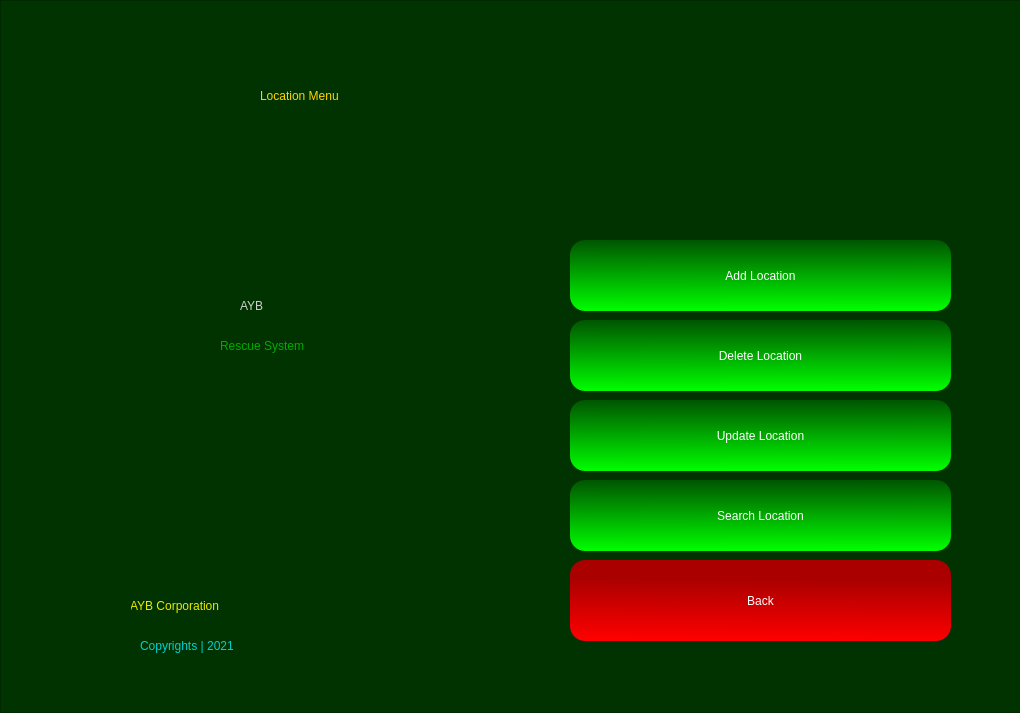
<?xml version="1.0" encoding="UTF-8"?>
<ui version="4.0">
 <class>Form</class>
 <widget class="QWidget" name="Form">
  <property name="geometry">
   <rect>
    <x>0</x>
    <y>0</y>
    <width>1020</width>
    <height>713</height>
   </rect>
  </property>
  <property name="windowTitle">
   <string>Form</string>
  </property>
  <widget class="QFrame" name="frame">
   <property name="geometry">
    <rect>
     <x>0</x>
     <y>0</y>
     <width>1022</width>
     <height>713</height>
    </rect>
   </property>
   <property name="styleSheet">
    <string notr="true">QFrame{

background-color: rgb(0, 51, 0);
color: rgb(0,255,0);

}
</string>
   </property>
   <property name="frameShape">
    <enum>QFrame::StyledPanel</enum>
   </property>
   <property name="frameShadow">
    <enum>QFrame::Raised</enum>
   </property>
   <widget class="QLabel" name="label_2">
    <property name="geometry">
     <rect>
      <x>70</x>
      <y>210</y>
      <width>211</width>
      <height>181</height>
     </rect>
    </property>
    <property name="styleSheet">
     <string notr="true">background-image: url(:/newPrefix/—Pngtree—red and black logo_5517319.png);</string>
    </property>
    <property name="text">
     <string/>
    </property>
    <property name="pixmap">
     <pixmap resource="mainLogo.qrc">:/newPrefix/—Pngtree—red and black logo_5517319.png</pixmap>
    </property>
    <property name="scaledContents">
     <bool>true</bool>
    </property>
   </widget>
   <widget class="QLabel" name="label_4">
    <property name="geometry">
     <rect>
      <x>240</x>
      <y>280</y>
      <width>191</width>
      <height>51</height>
     </rect>
    </property>
    <property name="styleSheet">
     <string notr="true">font: 87 36pt &quot;Arial Black&quot;;
color: rgb(207, 207, 207);</string>
    </property>
    <property name="text">
     <string>AYB</string>
    </property>
   </widget>
   <widget class="QLabel" name="label_3">
    <property name="geometry">
     <rect>
      <x>220</x>
      <y>330</y>
      <width>231</width>
      <height>31</height>
     </rect>
    </property>
    <property name="styleSheet">
     <string notr="true">font: 25 20pt &quot;Bahnschrift Light&quot;;
color: rgb(0, 170, 0);</string>
    </property>
    <property name="text">
     <string>Rescue System</string>
    </property>
   </widget>
   <widget class="QLabel" name="label_5">
    <property name="geometry">
     <rect>
      <x>260</x>
      <y>70</y>
      <width>491</width>
      <height>51</height>
     </rect>
    </property>
    <property name="styleSheet">
     <string notr="true">font: 87 36pt &quot;Arial Black&quot;;
color: rgb(255, 213, 0);</string>
    </property>
    <property name="text">
     <string>Location Menu</string>
    </property>
   </widget>
   <widget class="QPushButton" name="addBtn">
    <property name="geometry">
     <rect>
      <x>570</x>
      <y>240</y>
      <width>381</width>
      <height>71</height>
     </rect>
    </property>
    <property name="styleSheet">
     <string notr="true">QPushButton{
background-color: qlineargradient(spread:pad, x1:0.498, y1:0, x2:0.507, y2:1, stop:0 rgba(0, 85, 0, 255), stop:1 rgba(0, 255, 0, 255));
border-radius:15px;
color: #FFF;
	font: 75 14pt &quot;Microsoft PhagsPa&quot;;

}

QPushButton:hover{

	background-color: rgb(0, 118, 0);
}</string>
    </property>
    <property name="text">
     <string>Add Location</string>
    </property>
   </widget>
   <widget class="QPushButton" name="updateBtn">
    <property name="geometry">
     <rect>
      <x>570</x>
      <y>400</y>
      <width>381</width>
      <height>71</height>
     </rect>
    </property>
    <property name="styleSheet">
     <string notr="true">QPushButton{
background-color: qlineargradient(spread:pad, x1:0.498, y1:0, x2:0.507, y2:1, stop:0 rgba(0, 85, 0, 255), stop:1 rgba(0, 255, 0, 255));
border-radius:15px;
color: #FFF;
	font: 75 14pt &quot;Microsoft PhagsPa&quot;;

}

QPushButton:hover{

	background-color: rgb(0, 118, 0);
}</string>
    </property>
    <property name="text">
     <string>Update Location</string>
    </property>
   </widget>
   <widget class="QPushButton" name="delBtn">
    <property name="geometry">
     <rect>
      <x>570</x>
      <y>320</y>
      <width>381</width>
      <height>71</height>
     </rect>
    </property>
    <property name="styleSheet">
     <string notr="true">QPushButton{
background-color: qlineargradient(spread:pad, x1:0.498, y1:0, x2:0.507, y2:1, stop:0 rgba(0, 85, 0, 255), stop:1 rgba(0, 255, 0, 255));
border-radius:15px;
color: #FFF;
	font: 75 14pt &quot;Microsoft PhagsPa&quot;;

}

QPushButton:hover{

	background-color: rgb(0, 118, 0);
}</string>
    </property>
    <property name="text">
     <string>Delete Location</string>
    </property>
   </widget>
   <widget class="QPushButton" name="searchBtn">
    <property name="geometry">
     <rect>
      <x>570</x>
      <y>480</y>
      <width>381</width>
      <height>71</height>
     </rect>
    </property>
    <property name="styleSheet">
     <string notr="true">QPushButton{
background-color: qlineargradient(spread:pad, x1:0.498, y1:0, x2:0.507, y2:1, stop:0 rgba(0, 85, 0, 255), stop:1 rgba(0, 255, 0, 255));
border-radius:15px;
color: #FFF;
	font: 75 14pt &quot;Microsoft PhagsPa&quot;;

}

QPushButton:hover{

	background-color: rgb(0, 118, 0);
}</string>
    </property>
    <property name="text">
     <string>Search Location</string>
    </property>
   </widget>
   <widget class="QPushButton" name="backBtn">
    <property name="geometry">
     <rect>
      <x>570</x>
      <y>560</y>
      <width>381</width>
      <height>81</height>
     </rect>
    </property>
    <property name="styleSheet">
     <string notr="true">QPushButton{
background-color: qlineargradient(spread:pad, x1:0.512, y1:0.238636, x2:0.493, y2:1, stop:0 rgba(170, 0, 0, 255), stop:1 rgba(255, 0, 0, 255));
border-radius:15px;
color: #FFF;
	font: 75 14pt &quot;Microsoft PhagsPa&quot;;

}

QPushButton:hover{

	background-color: rgb(138, 0, 0);
}</string>
    </property>
    <property name="text">
     <string>Back</string>
    </property>
   </widget>
   <widget class="QLabel" name="label_6">
    <property name="geometry">
     <rect>
      <x>130</x>
      <y>590</y>
      <width>241</width>
      <height>31</height>
     </rect>
    </property>
    <property name="styleSheet">
     <string notr="true">font: 25 20pt &quot;Bahnschrift Light&quot;;
color: rgb(234, 234, 0);</string>
    </property>
    <property name="text">
     <string>AYB Corporation</string>
    </property>
   </widget>
   <widget class="QLabel" name="label_7">
    <property name="geometry">
     <rect>
      <x>80</x>
      <y>580</y>
      <width>51</width>
      <height>51</height>
     </rect>
    </property>
    <property name="styleSheet">
     <string notr="true">background-image: url(:/newPrefix/—Pngtree—red and black logo_5517319.png);</string>
    </property>
    <property name="text">
     <string/>
    </property>
    <property name="pixmap">
     <pixmap resource="mainLogo.qrc">:/newPrefix/—Pngtree—red and black logo_5517319.png</pixmap>
    </property>
    <property name="scaledContents">
     <bool>true</bool>
    </property>
   </widget>
   <widget class="QLabel" name="label_8">
    <property name="geometry">
     <rect>
      <x>140</x>
      <y>630</y>
      <width>241</width>
      <height>31</height>
     </rect>
    </property>
    <property name="styleSheet">
     <string notr="true">font: 25 12pt &quot;Bahnschrift Light&quot;;
color: rgb(0, 208, 208);</string>
    </property>
    <property name="text">
     <string>Copyrights | 2021</string>
    </property>
   </widget>
  </widget>
 </widget>
 <resources>
  <include location="mainLogo.qrc"/>
  <include location="mainLogo.qrc"/>
 </resources>
 <connections/>
</ui>
